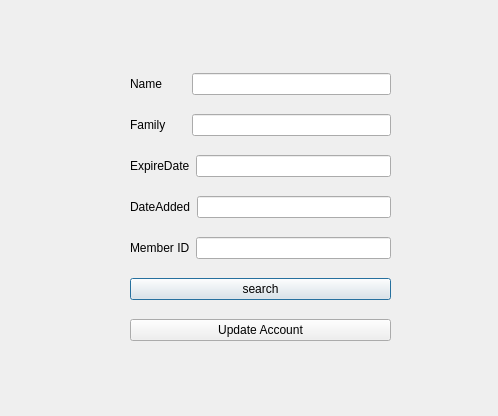
<?xml version="1.0" encoding="UTF-8"?>
<ui version="4.0">
 <class>Window_UpdateAccount</class>
 <widget class="QDialog" name="Window_UpdateAccount">
  <property name="geometry">
   <rect>
    <x>0</x>
    <y>0</y>
    <width>498</width>
    <height>416</height>
   </rect>
  </property>
  <property name="windowTitle">
   <string>Dialog</string>
  </property>
  <widget class="QWidget" name="layoutWidget">
   <property name="geometry">
    <rect>
     <x>130</x>
     <y>60</y>
     <width>261</width>
     <height>301</height>
    </rect>
   </property>
   <layout class="QVBoxLayout" name="verticalLayout">
    <item>
     <layout class="QHBoxLayout" name="horizontalLayout_5">
      <item>
       <widget class="QLabel" name="label_Name">
        <property name="text">
         <string>Name       </string>
        </property>
       </widget>
      </item>
      <item>
       <widget class="QLineEdit" name="lineEdit_Name">
        <property name="readOnly">
         <bool>false</bool>
        </property>
       </widget>
      </item>
     </layout>
    </item>
    <item>
     <layout class="QHBoxLayout" name="horizontalLayout_6">
      <item>
       <widget class="QLabel" name="label_Family">
        <property name="text">
         <string>Family      </string>
        </property>
       </widget>
      </item>
      <item>
       <widget class="QLineEdit" name="lineEdit_Family">
        <property name="readOnly">
         <bool>false</bool>
        </property>
       </widget>
      </item>
     </layout>
    </item>
    <item>
     <layout class="QHBoxLayout" name="horizontalLayout_7">
      <item>
       <widget class="QLabel" name="label_ExpireDate">
        <property name="text">
         <string>ExpireDate</string>
        </property>
       </widget>
      </item>
      <item>
       <widget class="QLineEdit" name="lineEdit_ExpireDate">
        <property name="readOnly">
         <bool>false</bool>
        </property>
       </widget>
      </item>
     </layout>
    </item>
    <item>
     <layout class="QHBoxLayout" name="horizontalLayout_8">
      <item>
       <widget class="QLabel" name="label_DateAdded">
        <property name="text">
         <string>DateAdded</string>
        </property>
       </widget>
      </item>
      <item>
       <widget class="QLineEdit" name="lineEdit_DateAdded">
        <property name="readOnly">
         <bool>false</bool>
        </property>
       </widget>
      </item>
     </layout>
    </item>
    <item>
     <layout class="QHBoxLayout" name="horizontalLayout_9">
      <item>
       <widget class="QLabel" name="label_MemberId">
        <property name="text">
         <string>Member ID</string>
        </property>
       </widget>
      </item>
      <item>
       <widget class="QLineEdit" name="lineEdit_MemberId">
        <property name="readOnly">
         <bool>false</bool>
        </property>
       </widget>
      </item>
     </layout>
    </item>
    <item>
     <widget class="QPushButton" name="pushButton_search">
      <property name="text">
       <string>search</string>
      </property>
     </widget>
    </item>
    <item>
     <widget class="QPushButton" name="pushButton_UpdateAccount">
      <property name="text">
       <string>Update Account</string>
      </property>
     </widget>
    </item>
   </layout>
  </widget>
 </widget>
 <resources/>
 <connections/>
</ui>
